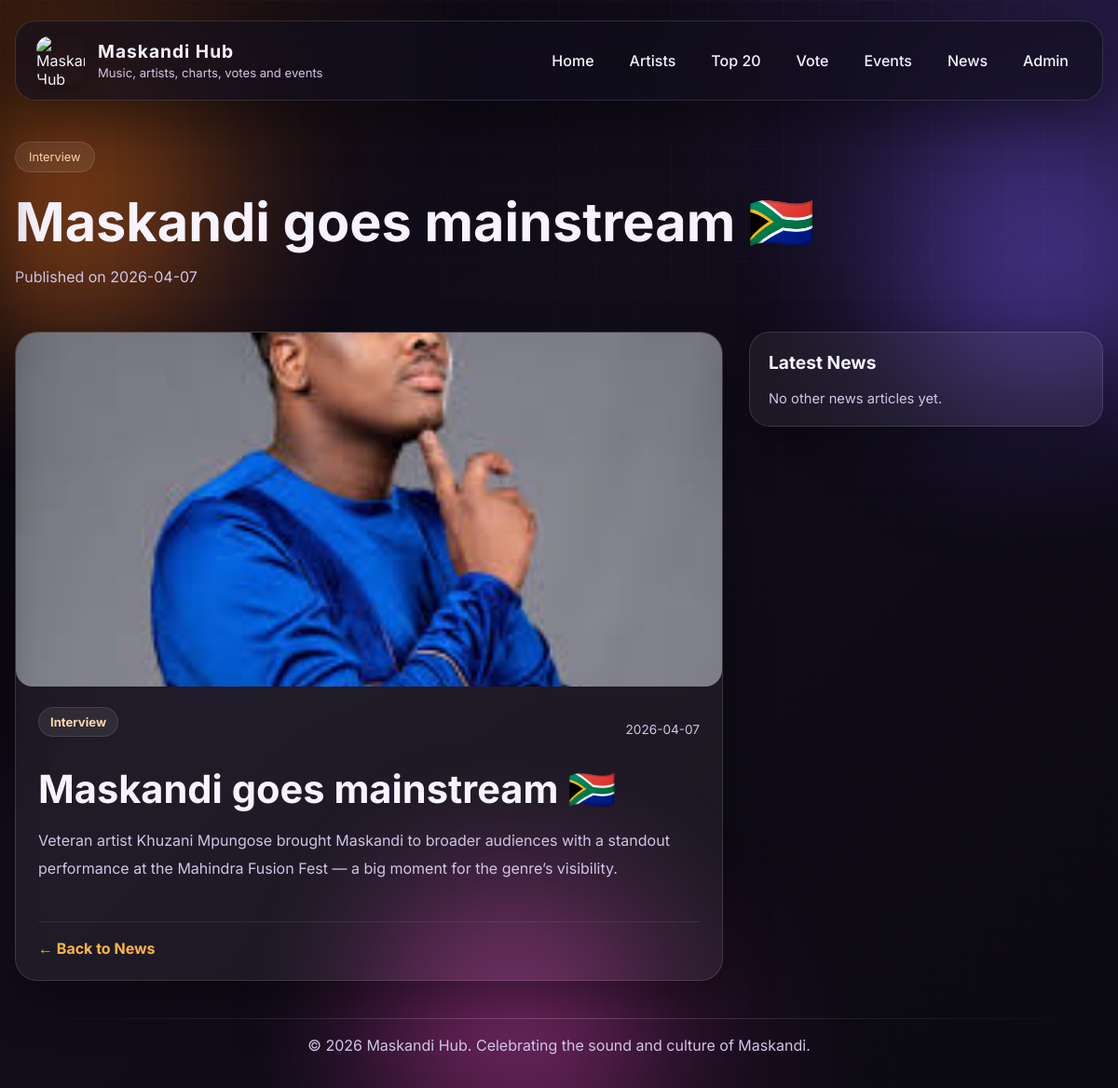
Screenshot of /news/1 with the database file from the repository.
### tables this page shows
CREATE TABLE news (
                id INTEGER PRIMARY KEY AUTOINCREMENT,
                title TEXT NOT NULL,
                category TEXT NOT NULL,
                content TEXT NOT NULL,
                image TEXT,
                status TEXT NOT NULL DEFAULT 'Draft',
                created_at TIMESTAMP DEFAULT CURRENT_TIMESTAMP
            );

### app.py (the view)
@app.route("/news/<int:news_id>")
def news_details(news_id):
    conn = get_db_connection()
    try:
        cur = conn.cursor()
        cur.execute("""
            SELECT *
            FROM news
            WHERE id = ?
              AND status = 'Published'
        """, (news_id,))
        article = cur.fetchone()
        cur.execute("""
            SELECT *
            FROM news
            WHERE status = 'Published'
              AND id != ?
            ORDER BY created_at DESC, id DESC
            LIMIT 4
        """, (news_id,))
        latest_news = cur.fetchall()
    finally:
        cur.close()
        conn.close()
    if not article:
        flash("News article not found.")
        return redirect(url_for("news"))
    return render_template("news_details.html", article=article, latest_news=latest_news)

### app.py (called while the page is built)
def get_db_connection():
    import sqlite3
    db_path = DATABASE_URL.replace("sqlite:///", "")
    conn = sqlite3.connect(db_path)
    conn.row_factory = sqlite3.Row
    return conn

### templates/news_details.html (shortened to what this page needs)
{% extends 'base.html' %}
{% block content %}
<section class="inner-hero">
    <span class="tag">{{ article.category }}</span>
    <h1>{{ article.title }}</h1>
    <p>Published on {{ article.created_at[:10] }}</p>
</section>
<section class="section-block news-details-layout-pro">
    <article class="news-details-main">
        <div class="news-details-card news-details-card-pro">
            {% if article.image %}
            <div class="news-details-image-wrap">
                <img src="{{ url_for('static', filename='uploads/news/' ~ article.image) }}" class="news-details-image">
            </div>
            {% endif %}
            <div class="news-meta-row">
                <span class="news-badge">{{ article.category }}</span>
                <span class="news-date">{{ article.created_at[:10] }}</span>
            </div>
            <h2 class="news-details-title">{{ article.title }}</h2>
            <div class="news-details-content">
                {% for paragraph in article.content.split('\n') %}
                    {% if paragraph.strip() %}
                        <p>{{ paragraph }}</p>
                    {% endif %}
                {% endfor %}
            </div>
            <div class="news-details-actions">
                <a href="{{ url_for('news') }}" class="card-link">← Back to News</a>
            </div>
        </div>
    </article>
    <aside class="news-sidebar">
        <div class="news-sidebar-card news-sidebar-card-pro">
            <h3>Latest News</h3>
            {% if latest_news %}
                <div class="latest-news-list">
                    {% for item in latest_news %}
                    <a href="{{ url_for('news_details', news_id=item.id) }}" class="latest-news-item">
                        <span class="news-badge">{{ item.category }}</span>
                        <h4>{{ item.title }}</h4>
                        <p>{{ item.created_at[:10] }}</p>
                    </a>
                    {% endfor %}
                </div>
            {% else %}
                <p class="sidebar-empty">No other news articles yet.</p>
            {% endif %}
        </div>
    </aside>
</section>
{% endblock %}

### rows the page displays
news: category "Interview", title "Maskandi goes mainstream 🇿🇦", created_at "2026-04-07", image (picture), content "Veteran artist Khuzani Mpungose brought Maskandi to broader audiences with a standout performance at the Mahindra Fusion Fest — a big moment for the genre’s visibility."
